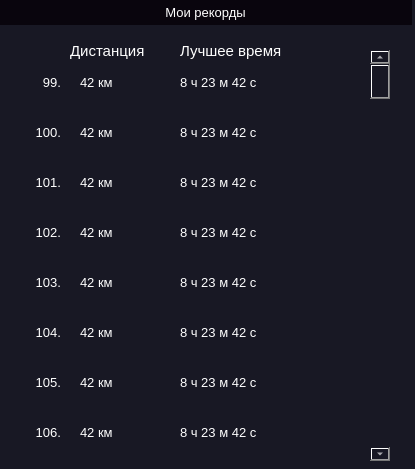
<?xml version="1.0" encoding="UTF-8"?>
<ui version="4.0">
 <class>MainWindow</class>
 <widget class="QMainWindow" name="MainWindow">
  <property name="geometry">
   <rect>
    <x>0</x>
    <y>0</y>
    <width>415</width>
    <height>469</height>
   </rect>
  </property>
  <property name="windowTitle">
   <string>MainWindow</string>
  </property>
  <property name="styleSheet">
   <string notr="true">*{
border:none;
}
</string>
  </property>
  <widget class="QWidget" name="centralwidget">
   <property name="styleSheet">
    <string notr="true">*{
background-color: rgb(24, 24, 36);
color: rgb(255, 255, 255)
}

QPushButton{
}
QPushButton::hover{
	border: 1.5px solid rgb(230, 5, 64);
	border-radius: 10px
}
QPushButton::pressed{
	border: 3px solid rgb(230, 5, 64);
}</string>
   </property>
   <widget class="QLabel" name="header_frame">
    <property name="geometry">
     <rect>
      <x>0</x>
      <y>0</y>
      <width>411</width>
      <height>25</height>
     </rect>
    </property>
    <property name="font">
     <font>
      <pointsize>10</pointsize>
     </font>
    </property>
    <property name="styleSheet">
     <string notr="true">background-color: rgb(9, 5, 13);
</string>
    </property>
    <property name="text">
     <string>Мои рекорды</string>
    </property>
    <property name="alignment">
     <set>Qt::AlignCenter</set>
    </property>
   </widget>
   <widget class="QPushButton" name="close">
    <property name="geometry">
     <rect>
      <x>387</x>
      <y>0</y>
      <width>25</width>
      <height>25</height>
     </rect>
    </property>
    <property name="styleSheet">
     <string notr="true">QPushButton{
	background-color: rgb(9, 5, 13);
}
</string>
    </property>
    <property name="text">
     <string/>
    </property>
    <property name="icon">
     <iconset>
      <normaloff>icons/x.svg</normaloff>icons/x.svg</iconset>
    </property>
    <property name="iconSize">
     <size>
      <width>25</width>
      <height>25</height>
     </size>
    </property>
   </widget>
   <widget class="QLabel" name="label_2">
    <property name="geometry">
     <rect>
      <x>70</x>
      <y>40</y>
      <width>101</width>
      <height>21</height>
     </rect>
    </property>
    <property name="font">
     <font>
      <pointsize>11</pointsize>
     </font>
    </property>
    <property name="text">
     <string>Дистанция</string>
    </property>
   </widget>
   <widget class="QLabel" name="label_3">
    <property name="geometry">
     <rect>
      <x>180</x>
      <y>40</y>
      <width>151</width>
      <height>21</height>
     </rect>
    </property>
    <property name="font">
     <font>
      <pointsize>11</pointsize>
     </font>
    </property>
    <property name="text">
     <string>Лучшее время</string>
    </property>
   </widget>
   <widget class="QLabel" name="distance_1">
    <property name="geometry">
     <rect>
      <x>80</x>
      <y>70</y>
      <width>71</width>
      <height>25</height>
     </rect>
    </property>
    <property name="font">
     <font>
      <pointsize>10</pointsize>
     </font>
    </property>
    <property name="text">
     <string>42 км</string>
    </property>
   </widget>
   <widget class="QLabel" name="time_1">
    <property name="geometry">
     <rect>
      <x>180</x>
      <y>70</y>
      <width>111</width>
      <height>25</height>
     </rect>
    </property>
    <property name="font">
     <font>
      <pointsize>10</pointsize>
     </font>
    </property>
    <property name="text">
     <string>8 ч 23 м 42 с</string>
    </property>
   </widget>
   <widget class="QLabel" name="number_1">
    <property name="geometry">
     <rect>
      <x>30</x>
      <y>70</y>
      <width>31</width>
      <height>25</height>
     </rect>
    </property>
    <property name="font">
     <font>
      <pointsize>10</pointsize>
     </font>
    </property>
    <property name="text">
     <string>99.</string>
    </property>
    <property name="alignment">
     <set>Qt::AlignRight|Qt::AlignTrailing|Qt::AlignVCenter</set>
    </property>
   </widget>
   <widget class="QPushButton" name="share_1">
    <property name="geometry">
     <rect>
      <x>320</x>
      <y>70</y>
      <width>25</width>
      <height>25</height>
     </rect>
    </property>
    <property name="text">
     <string/>
    </property>
    <property name="icon">
     <iconset>
      <normaloff>icons/share-2.svg</normaloff>icons/share-2.svg</iconset>
    </property>
   </widget>
   <widget class="QLabel" name="time_2">
    <property name="geometry">
     <rect>
      <x>180</x>
      <y>120</y>
      <width>111</width>
      <height>25</height>
     </rect>
    </property>
    <property name="font">
     <font>
      <pointsize>10</pointsize>
     </font>
    </property>
    <property name="text">
     <string>8 ч 23 м 42 с</string>
    </property>
   </widget>
   <widget class="QLabel" name="distance_2">
    <property name="geometry">
     <rect>
      <x>80</x>
      <y>120</y>
      <width>71</width>
      <height>25</height>
     </rect>
    </property>
    <property name="font">
     <font>
      <pointsize>10</pointsize>
     </font>
    </property>
    <property name="text">
     <string>42 км</string>
    </property>
   </widget>
   <widget class="QLabel" name="number_2">
    <property name="geometry">
     <rect>
      <x>30</x>
      <y>120</y>
      <width>31</width>
      <height>25</height>
     </rect>
    </property>
    <property name="font">
     <font>
      <pointsize>10</pointsize>
     </font>
    </property>
    <property name="text">
     <string>100.</string>
    </property>
    <property name="alignment">
     <set>Qt::AlignRight|Qt::AlignTrailing|Qt::AlignVCenter</set>
    </property>
   </widget>
   <widget class="QPushButton" name="share_2">
    <property name="geometry">
     <rect>
      <x>320</x>
      <y>120</y>
      <width>25</width>
      <height>25</height>
     </rect>
    </property>
    <property name="text">
     <string/>
    </property>
    <property name="icon">
     <iconset>
      <normaloff>icons/share-2.svg</normaloff>icons/share-2.svg</iconset>
    </property>
   </widget>
   <widget class="QLabel" name="time_3">
    <property name="geometry">
     <rect>
      <x>180</x>
      <y>170</y>
      <width>111</width>
      <height>25</height>
     </rect>
    </property>
    <property name="font">
     <font>
      <pointsize>10</pointsize>
     </font>
    </property>
    <property name="text">
     <string>8 ч 23 м 42 с</string>
    </property>
   </widget>
   <widget class="QPushButton" name="share_3">
    <property name="geometry">
     <rect>
      <x>320</x>
      <y>170</y>
      <width>25</width>
      <height>25</height>
     </rect>
    </property>
    <property name="text">
     <string/>
    </property>
    <property name="icon">
     <iconset>
      <normaloff>icons/share-2.svg</normaloff>icons/share-2.svg</iconset>
    </property>
   </widget>
   <widget class="QLabel" name="number_3">
    <property name="geometry">
     <rect>
      <x>30</x>
      <y>170</y>
      <width>31</width>
      <height>25</height>
     </rect>
    </property>
    <property name="font">
     <font>
      <pointsize>10</pointsize>
     </font>
    </property>
    <property name="text">
     <string>101.</string>
    </property>
    <property name="alignment">
     <set>Qt::AlignRight|Qt::AlignTrailing|Qt::AlignVCenter</set>
    </property>
   </widget>
   <widget class="QLabel" name="distance_3">
    <property name="geometry">
     <rect>
      <x>80</x>
      <y>170</y>
      <width>71</width>
      <height>25</height>
     </rect>
    </property>
    <property name="font">
     <font>
      <pointsize>10</pointsize>
     </font>
    </property>
    <property name="text">
     <string>42 км</string>
    </property>
   </widget>
   <widget class="QScrollBar" name="verticalScrollBar">
    <property name="geometry">
     <rect>
      <x>370</x>
      <y>50</y>
      <width>20</width>
      <height>411</height>
     </rect>
    </property>
    <property name="styleSheet">
     <string notr="true"/>
    </property>
    <property name="orientation">
     <enum>Qt::Vertical</enum>
    </property>
   </widget>
   <widget class="QLabel" name="distance_6">
    <property name="geometry">
     <rect>
      <x>80</x>
      <y>320</y>
      <width>71</width>
      <height>25</height>
     </rect>
    </property>
    <property name="font">
     <font>
      <pointsize>10</pointsize>
     </font>
    </property>
    <property name="text">
     <string>42 км</string>
    </property>
   </widget>
   <widget class="QLabel" name="time_6">
    <property name="geometry">
     <rect>
      <x>180</x>
      <y>320</y>
      <width>111</width>
      <height>25</height>
     </rect>
    </property>
    <property name="font">
     <font>
      <pointsize>10</pointsize>
     </font>
    </property>
    <property name="text">
     <string>8 ч 23 м 42 с</string>
    </property>
   </widget>
   <widget class="QLabel" name="time_4">
    <property name="geometry">
     <rect>
      <x>180</x>
      <y>220</y>
      <width>111</width>
      <height>25</height>
     </rect>
    </property>
    <property name="font">
     <font>
      <pointsize>10</pointsize>
     </font>
    </property>
    <property name="text">
     <string>8 ч 23 м 42 с</string>
    </property>
   </widget>
   <widget class="QLabel" name="number_5">
    <property name="geometry">
     <rect>
      <x>30</x>
      <y>270</y>
      <width>31</width>
      <height>25</height>
     </rect>
    </property>
    <property name="font">
     <font>
      <pointsize>10</pointsize>
     </font>
    </property>
    <property name="text">
     <string>103.</string>
    </property>
    <property name="alignment">
     <set>Qt::AlignRight|Qt::AlignTrailing|Qt::AlignVCenter</set>
    </property>
   </widget>
   <widget class="QPushButton" name="share_4">
    <property name="geometry">
     <rect>
      <x>320</x>
      <y>220</y>
      <width>25</width>
      <height>25</height>
     </rect>
    </property>
    <property name="text">
     <string/>
    </property>
    <property name="icon">
     <iconset>
      <normaloff>icons/share-2.svg</normaloff>icons/share-2.svg</iconset>
    </property>
   </widget>
   <widget class="QLabel" name="time_5">
    <property name="geometry">
     <rect>
      <x>180</x>
      <y>270</y>
      <width>111</width>
      <height>25</height>
     </rect>
    </property>
    <property name="font">
     <font>
      <pointsize>10</pointsize>
     </font>
    </property>
    <property name="text">
     <string>8 ч 23 м 42 с</string>
    </property>
   </widget>
   <widget class="QPushButton" name="share_5">
    <property name="geometry">
     <rect>
      <x>320</x>
      <y>270</y>
      <width>25</width>
      <height>25</height>
     </rect>
    </property>
    <property name="text">
     <string/>
    </property>
    <property name="icon">
     <iconset>
      <normaloff>icons/share-2.svg</normaloff>icons/share-2.svg</iconset>
    </property>
   </widget>
   <widget class="QLabel" name="number_4">
    <property name="geometry">
     <rect>
      <x>30</x>
      <y>220</y>
      <width>31</width>
      <height>25</height>
     </rect>
    </property>
    <property name="font">
     <font>
      <pointsize>10</pointsize>
     </font>
    </property>
    <property name="text">
     <string>102.</string>
    </property>
    <property name="alignment">
     <set>Qt::AlignRight|Qt::AlignTrailing|Qt::AlignVCenter</set>
    </property>
   </widget>
   <widget class="QLabel" name="distance_4">
    <property name="geometry">
     <rect>
      <x>80</x>
      <y>220</y>
      <width>71</width>
      <height>25</height>
     </rect>
    </property>
    <property name="font">
     <font>
      <pointsize>10</pointsize>
     </font>
    </property>
    <property name="text">
     <string>42 км</string>
    </property>
   </widget>
   <widget class="QPushButton" name="share_6">
    <property name="geometry">
     <rect>
      <x>320</x>
      <y>320</y>
      <width>25</width>
      <height>25</height>
     </rect>
    </property>
    <property name="text">
     <string/>
    </property>
    <property name="icon">
     <iconset>
      <normaloff>icons/share-2.svg</normaloff>icons/share-2.svg</iconset>
    </property>
   </widget>
   <widget class="QLabel" name="number_6">
    <property name="geometry">
     <rect>
      <x>30</x>
      <y>320</y>
      <width>31</width>
      <height>25</height>
     </rect>
    </property>
    <property name="font">
     <font>
      <pointsize>10</pointsize>
     </font>
    </property>
    <property name="text">
     <string>104.</string>
    </property>
    <property name="alignment">
     <set>Qt::AlignRight|Qt::AlignTrailing|Qt::AlignVCenter</set>
    </property>
   </widget>
   <widget class="QLabel" name="distance_5">
    <property name="geometry">
     <rect>
      <x>80</x>
      <y>270</y>
      <width>71</width>
      <height>25</height>
     </rect>
    </property>
    <property name="font">
     <font>
      <pointsize>10</pointsize>
     </font>
    </property>
    <property name="text">
     <string>42 км</string>
    </property>
   </widget>
   <widget class="QLabel" name="time_7">
    <property name="geometry">
     <rect>
      <x>180</x>
      <y>370</y>
      <width>111</width>
      <height>25</height>
     </rect>
    </property>
    <property name="font">
     <font>
      <pointsize>10</pointsize>
     </font>
    </property>
    <property name="text">
     <string>8 ч 23 м 42 с</string>
    </property>
   </widget>
   <widget class="QLabel" name="distance_7">
    <property name="geometry">
     <rect>
      <x>80</x>
      <y>370</y>
      <width>71</width>
      <height>25</height>
     </rect>
    </property>
    <property name="font">
     <font>
      <pointsize>10</pointsize>
     </font>
    </property>
    <property name="text">
     <string>42 км</string>
    </property>
   </widget>
   <widget class="QLabel" name="time_8">
    <property name="geometry">
     <rect>
      <x>180</x>
      <y>420</y>
      <width>111</width>
      <height>25</height>
     </rect>
    </property>
    <property name="font">
     <font>
      <pointsize>10</pointsize>
     </font>
    </property>
    <property name="text">
     <string>8 ч 23 м 42 с</string>
    </property>
   </widget>
   <widget class="QLabel" name="number_8">
    <property name="geometry">
     <rect>
      <x>30</x>
      <y>420</y>
      <width>31</width>
      <height>25</height>
     </rect>
    </property>
    <property name="font">
     <font>
      <pointsize>10</pointsize>
     </font>
    </property>
    <property name="text">
     <string>106.</string>
    </property>
    <property name="alignment">
     <set>Qt::AlignRight|Qt::AlignTrailing|Qt::AlignVCenter</set>
    </property>
   </widget>
   <widget class="QPushButton" name="share_8">
    <property name="geometry">
     <rect>
      <x>320</x>
      <y>420</y>
      <width>25</width>
      <height>25</height>
     </rect>
    </property>
    <property name="text">
     <string/>
    </property>
    <property name="icon">
     <iconset>
      <normaloff>icons/share-2.svg</normaloff>icons/share-2.svg</iconset>
    </property>
   </widget>
   <widget class="QLabel" name="distance_8">
    <property name="geometry">
     <rect>
      <x>80</x>
      <y>420</y>
      <width>71</width>
      <height>25</height>
     </rect>
    </property>
    <property name="font">
     <font>
      <pointsize>10</pointsize>
     </font>
    </property>
    <property name="text">
     <string>42 км</string>
    </property>
   </widget>
   <widget class="QPushButton" name="share_7">
    <property name="geometry">
     <rect>
      <x>320</x>
      <y>370</y>
      <width>25</width>
      <height>25</height>
     </rect>
    </property>
    <property name="text">
     <string/>
    </property>
    <property name="icon">
     <iconset>
      <normaloff>icons/share-2.svg</normaloff>icons/share-2.svg</iconset>
    </property>
   </widget>
   <widget class="QLabel" name="number_7">
    <property name="geometry">
     <rect>
      <x>30</x>
      <y>370</y>
      <width>31</width>
      <height>25</height>
     </rect>
    </property>
    <property name="font">
     <font>
      <pointsize>10</pointsize>
     </font>
    </property>
    <property name="text">
     <string>105.</string>
    </property>
    <property name="alignment">
     <set>Qt::AlignRight|Qt::AlignTrailing|Qt::AlignVCenter</set>
    </property>
   </widget>
   <zorder>header_frame</zorder>
   <zorder>label_2</zorder>
   <zorder>label_3</zorder>
   <zorder>distance_1</zorder>
   <zorder>time_1</zorder>
   <zorder>number_1</zorder>
   <zorder>share_1</zorder>
   <zorder>time_2</zorder>
   <zorder>distance_2</zorder>
   <zorder>number_2</zorder>
   <zorder>share_2</zorder>
   <zorder>time_3</zorder>
   <zorder>share_3</zorder>
   <zorder>number_3</zorder>
   <zorder>distance_3</zorder>
   <zorder>verticalScrollBar</zorder>
   <zorder>distance_6</zorder>
   <zorder>time_6</zorder>
   <zorder>time_4</zorder>
   <zorder>number_5</zorder>
   <zorder>share_4</zorder>
   <zorder>time_5</zorder>
   <zorder>share_5</zorder>
   <zorder>number_4</zorder>
   <zorder>distance_4</zorder>
   <zorder>share_6</zorder>
   <zorder>number_6</zorder>
   <zorder>distance_5</zorder>
   <zorder>time_7</zorder>
   <zorder>distance_7</zorder>
   <zorder>time_8</zorder>
   <zorder>number_8</zorder>
   <zorder>share_8</zorder>
   <zorder>distance_8</zorder>
   <zorder>share_7</zorder>
   <zorder>number_7</zorder>
   <zorder>close</zorder>
  </widget>
 </widget>
 <resources>
  <include location="icons.qrc"/>
 </resources>
 <connections/>
</ui>
